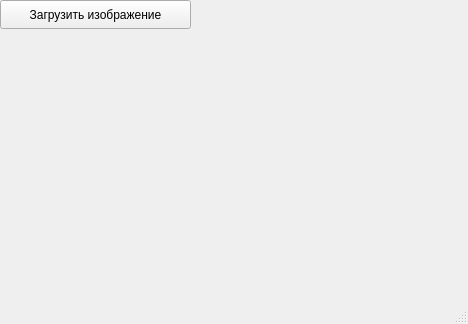
<?xml version="1.0" encoding="UTF-8"?>
<ui version="4.0">
 <class>MainWindow</class>
 <widget class="QMainWindow" name="MainWindow">
  <property name="geometry">
   <rect>
    <x>0</x>
    <y>0</y>
    <width>468</width>
    <height>324</height>
   </rect>
  </property>
  <property name="windowTitle">
   <string>MainWindow</string>
  </property>
  <widget class="QWidget" name="centralwidget">
   <widget class="QPushButton" name="pushButton">
    <property name="geometry">
     <rect>
      <x>0</x>
      <y>0</y>
      <width>191</width>
      <height>29</height>
     </rect>
    </property>
    <property name="text">
     <string>Загрузить изображение</string>
    </property>
   </widget>
   <widget class="QLabel" name="label">
    <property name="geometry">
     <rect>
      <x>10</x>
      <y>30</y>
      <width>63</width>
      <height>20</height>
     </rect>
    </property>
    <property name="text">
     <string/>
    </property>
   </widget>
  </widget>
  <widget class="QMenuBar" name="menubar">
   <property name="geometry">
    <rect>
     <x>0</x>
     <y>0</y>
     <width>468</width>
     <height>26</height>
    </rect>
   </property>
  </widget>
  <widget class="QStatusBar" name="statusbar"/>
 </widget>
 <resources/>
 <connections/>
</ui>
